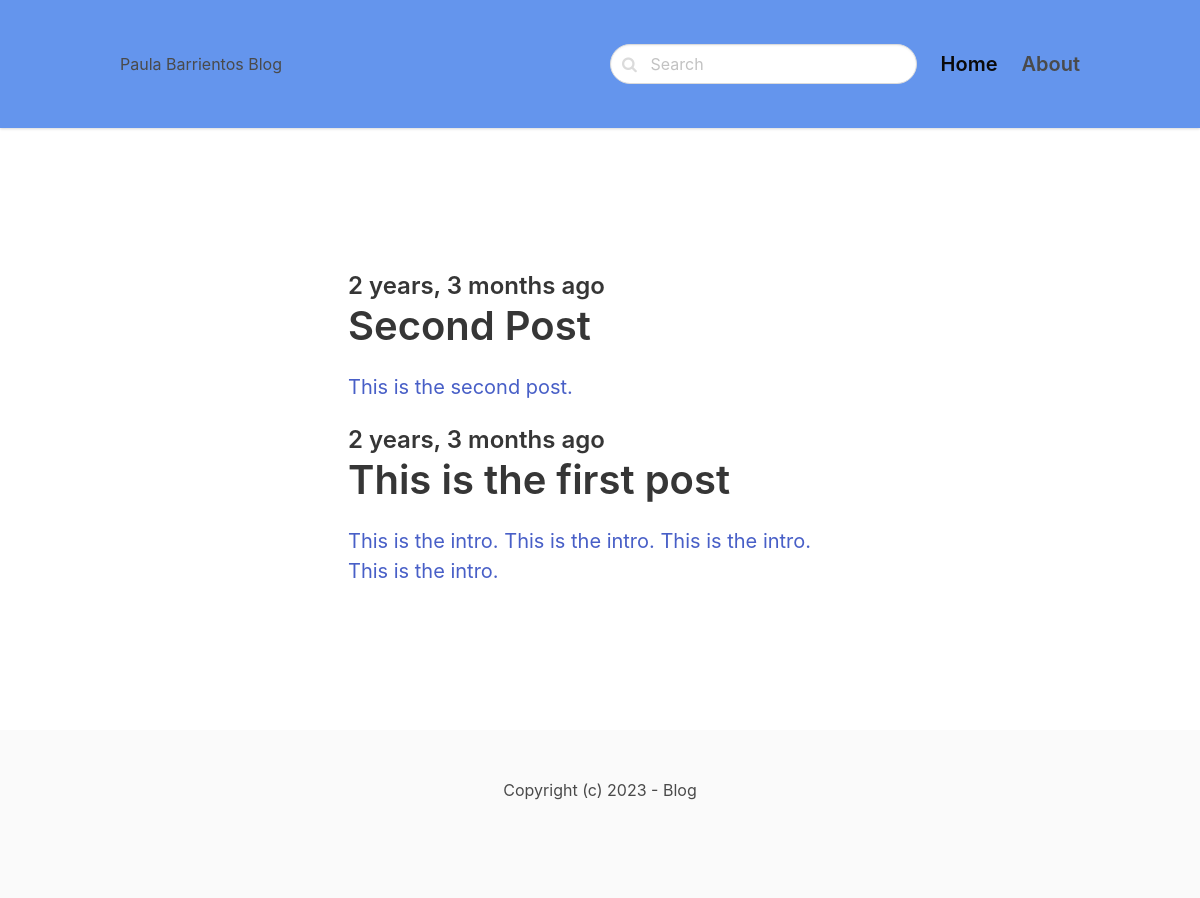
/book/, run on the app's committed database.
### blog/models.py (models this page shows, shortened)
class Post(models.Model):
    ACTIVE = 'active'
    DRAFT = 'draft'
    CHOICES_STATUS = (
        (ACTIVE, 'Active'),
        (DRAFT, 'Draft')
    )
    category = models.ForeignKey(Category, related_name='posts', on_delete=models.CASCADE)
    title = models.CharField(max_length=255)
    slug = models.SlugField()
    intro = models. TextField()
    body = models.TextField()
    created_at = models.DateTimeField(auto_now_add=True)
    status = models.CharField(max_length=10, choices=CHOICES_STATUS, default=ACTIVE)
    image = models.ImageField(upload_to='uploads/', blank=True, null=True)
    class Meta:
        ordering = ('-created_at',)

### blog/views.py (the view)
# urls.py: path('<slug:slug>/', views.category, name='category_detail')
def category(request, slug):
    category = get_object_or_404(Category, slug=slug)
    posts = category.posts.filter(status=Post.ACTIVE)
    return render(request, 'blog/category.html', {'category': category, 'posts': posts})

### blog/templates/blog/category.html (shortened to what this page needs)
{% extends 'core/base.html' %}
{% block content %}
<section class="hero">
    <div class="hero-body">
        <div class="container">
            <section class="section">
                <div class="columns">
                    <div class="column is-8 is-offset-2">
                        {% for post in posts %}
                            <div class="content is-medium">
                                <a href="{% url 'post_detail' post.category.slug post.slug %}">
                                <h2 class="subtitle is-4">{{ post.created_at|timesince }} ago</h2>
                                <h1 class="title">{{ post.title }}</h1>
                                <p>{{ post.intro }}</p>
                                </a>
                            </div>
                        {% empty %}
                            <div class="content">
                                <p>There is no posts in this category.</p>
                            </div>
                        {% endfor %}
                    </div>
                </div>
            </section>
        </div>
    </div>
</section>
{% endblock %}

### data on the page
Post: created_at "2 years, 3 months", title "Second Post", intro "This is the second post."
Post: created_at "2 years, 3 months", title "This is the first post", intro "This is the intro. This is the intro. This is the intro. This is the intro."
